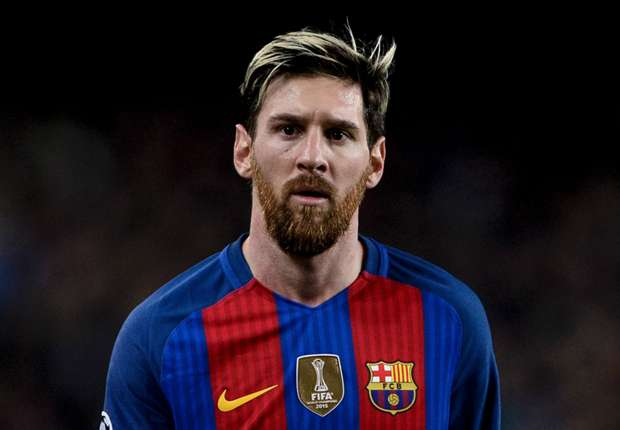
#> input picture messi5.jpg, 620 x 430 px
$ python main.py
#> lines starting #> are read from the running program, lines starting #| are printed output that depends on the picture
import cv2
import numpy as np
from matplotlib import pyplot as plt

img = cv2.imread('messi5.jpg',0)
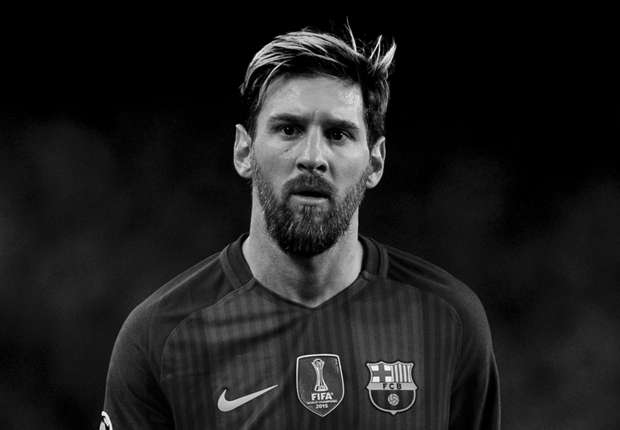
#> img: shape (430, 620); min 0, max 255, mean 29.7
img2 = img.copy()
template = cv2.imread('template.jpg',0)
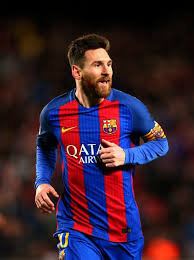
#> input picture template.jpg, 194 x 260 px
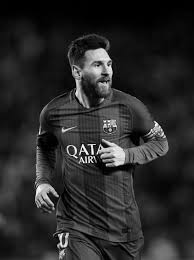
#> template: shape (260, 194); min 0, max 255, mean 41.1
w, h = template.shape[::-1]
#> w = 194; h = 260

methods = ['cv2.TM_CCOEFF']

for meth in methods:
    img = img2.copy()
    method = eval(meth)
    res = cv2.matchTemplate(img,template,method)
    min_val, max_val, min_loc, max_loc = cv2.minMaxLoc(res)
    if method in [cv2.TM_SQDIFF, cv2.TM_SQDIFF_NORMED]:
        top_left = min_loc
    else:
        top_left = max_loc
    bottom_right = (top_left[0] + w, top_left[1] + h)

    cv2.rectangle(img,top_left, bottom_right, 255, 2)

    plt.subplot(121),plt.imshow(res,cmap = 'gray')
    plt.title('Matching Result'), plt.xticks([]), plt.yticks([])
    plt.subplot(122),plt.imshow(img,cmap = 'gray')
    plt.title('Detected Point'), plt.xticks([]), plt.yticks([])
    plt.suptitle(meth)

    plt.show()
#> this loop made 1 pass
#> (min_val, max_val, min_loc, top_left, bottom_right) on pass 1: (-14725264, 40210368, (121, 79), (206, 0), (400, 260))
#> pass 1, `res = cv2.matchTemplate(img,template,method)`:
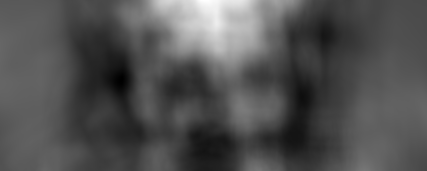
#> res: shape (171, 427) float32; min -14725264, max 40210368, mean 2944957; drawn with min black and max white
#> pass 1, `plt.show()`:
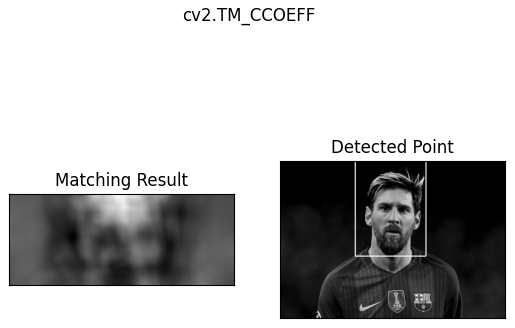
#> figure drawn by matplotlib, 2 panels
